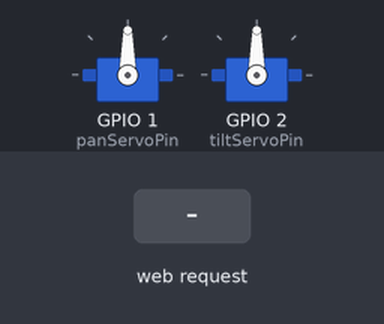
This program was run on a simulated ESP32-S3. Parts: 2 × servo. The test bench sets the inputs (shaded band). WiFi joins after 1.5 s; servers stay silent unless stated; storage starts empty; the camera gives no picture; what the program prints to the serial monitor is not drawn.

Above: at 3.0 s.
3.1 s: HTTP request GET /pan received
At 4.3 s:
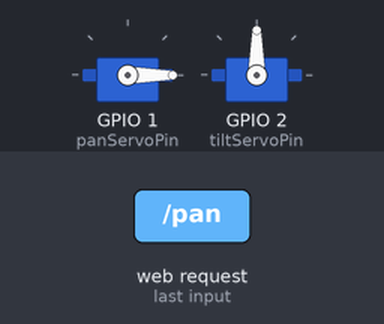
4.6 s: HTTP request GET /tilt received
At 5.6 s:
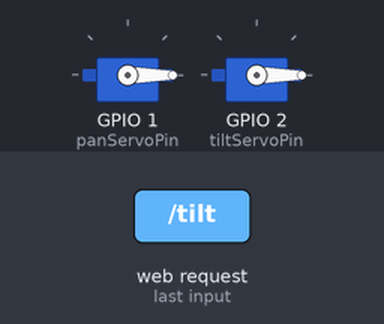
6.1 s: HTTP request GET /pan?angle=120 received
At 6.7 s:
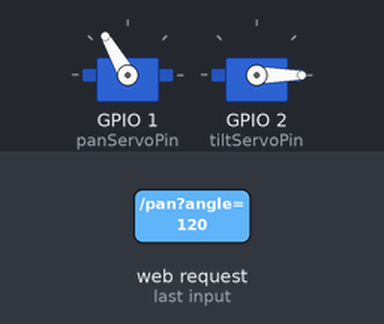
7.6 s: HTTP request GET /tilt?angle=120 received
At 8.8 s:
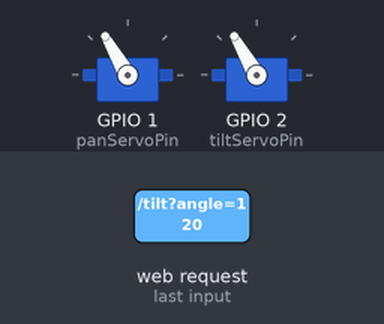
9.1 s: HTTP request GET /pan?angle=1 received
At 10.2 s:
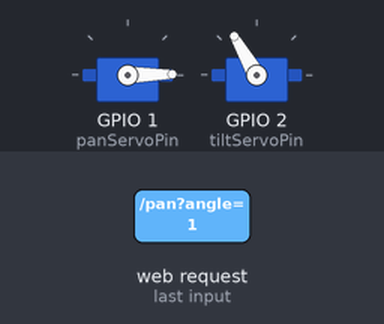
Timing chart, 0 to 11.6 s (numbered marks = the images above; inputs shaded):
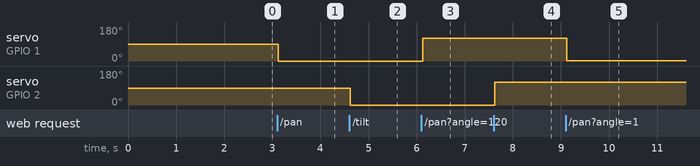

The program:

main.cpp
```cpp
#include <Arduino.h>
#include <LittleFS.h>
#include <WiFi.h>
#include <ESPAsyncWebServer.h>
#include <ESPmDNS.h>

#include <esp_camera.h>

#include <ESP32Servo.h>

#define PWDN -1
#define RESET -1
#define XCLK 15
#define SIOD 4
#define SIOC 5

//image data
#define Y9 16
#define Y8 17
#define Y7 18
#define Y6 12
#define Y5 10
#define Y4 8
#define Y3 9
#define Y2 11

//timing
#define VSYNC 6
#define HREF 7
#define PCLK 13


Servo panServo;
Servo tiltServo;

#define panServoPin 1
#define tiltServoPin 2

// Look into NETWIZARD
const char* ssid = "";
const char* password = "";
AsyncWebServer server(80);

camera_fb_t *streamFrame = nullptr;
size_t streamPosition = 0;
String streamHeader;
bool streamFrameEnd = false;

void setup() {

  Serial.begin(115200);


  //Camera set up
  if (psramFound()) {
    Serial.println("PSRAM found");
  }

  else {
    Serial.println("PSRAM NOT found");
  }

  camera_config_t config = {};

  config.ledc_channel = LEDC_CHANNEL_0;
  config.ledc_timer = LEDC_TIMER_0;

  config.pin_d0 = Y2;
  config.pin_d1 = Y3;
  config.pin_d2 = Y4;
  config.pin_d3 = Y5;
  config.pin_d4 = Y6;
  config.pin_d5 = Y7;
  config.pin_d6 = Y8;
  config.pin_d7 = Y9;

  config.pin_xclk = XCLK;
  config.pin_pclk = PCLK;
  config.pin_vsync = VSYNC;
  config.pin_href = HREF;

  config.pin_sccb_sda = SIOD;
  config.pin_sccb_scl = SIOC;

  config.pin_pwdn = PWDN;
  config.pin_reset = RESET;

  config.xclk_freq_hz = 20000000;
  config.pixel_format = PIXFORMAT_JPEG;
  config.frame_size = FRAMESIZE_VGA;
  config.jpeg_quality = 9;
  config.fb_count = 1;

  esp_err_t err = esp_camera_init(&config);

  if (err != ESP_OK){
    Serial.printf("Camera set up failed error 0x%x\n",err);
    return;
  }

  Serial.println("Camera set up");


  if(!LittleFS.begin()){
    Serial.println("Little FS mount failed");
    return;
  }

  Serial.println("Little FS mount worked");

  WiFi.begin(ssid,password);
  Serial.println("Connecting to Wifi");

  while(WiFi.status() != WL_CONNECTED){
    delay(500);
    Serial.print(".");
  }

  Serial.println("WiFi connected");

  if(MDNS.begin("esp32cam")){
    Serial.println("Open http://esp32cam.local");
  }

  server.on("/", HTTP_GET, [](AsyncWebServerRequest *request){

    request->send(LittleFS, "/index.html", "text/html");
  });

  server.on("/script.js", HTTP_GET, [](AsyncWebServerRequest *request){

    request->send(LittleFS, "/script.js", "text/javascript");
  });

  server.on("/style.css", HTTP_GET, [](AsyncWebServerRequest *request){

    request->send(LittleFS, "/style.css", "text/css");

  });

  server.on("/pan", HTTP_GET, [](AsyncWebServerRequest *request){

    String value = request->arg("angle");

    int panAngle = value.toInt();
    Serial.print("Pan angle is: " );
    Serial.println(panAngle);

    panServo.write(panAngle);

    request->send(200,"text/plain","Pan angle is: "+value);
  });

  server.on("/tilt", HTTP_GET, [](AsyncWebServerRequest *request){

    String value = request->arg("angle");

    int tiltAngle = value.toInt();
    Serial.print("Tilt angle is: " );
    Serial.println(tiltAngle);

    tiltServo.write(tiltAngle);

    request->send(200,"text/plain","Tilt angle is: "+value);
  });

  server.on("/capture", HTTP_GET, [](AsyncWebServerRequest *request){

    camera_fb_t *fb = esp_camera_fb_get();

    if( fb == NULL){
      request->send(500, "text/plain", "Camera capture failed");
      return;
    }

    AsyncWebServerResponse *response = request->beginResponse(200, "image/jpeg", fb->buf, fb->len);
    request->send(response);
    esp_camera_fb_return(fb);

  });

  server.on("/stream", HTTP_GET, [](AsyncWebServerRequest *request){

    //Serial.println("HANDLER CALLED");

    AsyncWebServerResponse *response = request->beginChunkedResponse(
      "multipart/x-mixed-replace; boundary=frame",
      [](uint8_t *buffer, size_t maxLen, size_t index) -> size_t {

        if(streamFrameEnd){

          if(maxLen < 2){
            return 0;
          }

          buffer[0] = '\r';
          buffer[1] = '\n';

          esp_camera_fb_return(streamFrame);
          streamFrame = nullptr;

          streamPosition = 0;
          streamHeader = "";
          streamFrameEnd = false;

          return 2;
        }

        // get new frame when needed
        if(streamFrame == nullptr){

          streamFrame = esp_camera_fb_get();


          if(streamFrame == nullptr){

            //Serial.println("Frame capture failed");
            return 0;
          }

          streamPosition = 0;

          streamHeader =
          "--frame\r\n"
          "Content-type: image/jpeg\r\n"
          "Content-length: " + String(streamFrame->len) + "\r\n\r\n";
          //Serial.println("Frame capture worked");
        }

        size_t bytesToSend = 0;

        // check if we sent all the header yet or stil have to
        if(streamPosition < streamHeader.length()){

          size_t headerRemaining = streamHeader.length() - streamPosition;
          //cant send anymore at a time
          bytesToSend = min(headerRemaining, maxLen);
          // send total in max parts possible
          memcpy(buffer, streamHeader.c_str() + streamPosition, bytesToSend);
          streamPosition += bytesToSend;

        }

        // header sent now jpeg
        else{

          size_t jpegPosition = streamPosition - streamHeader.length();
          size_t jpegRemaining = streamFrame->len - jpegPosition;

          bytesToSend = min(jpegRemaining, maxLen);

          memcpy(buffer, streamFrame->buf + jpegPosition, bytesToSend);
          streamPosition += bytesToSend;

          if(jpegPosition + bytesToSend >= streamFrame->len){

            streamFrameEnd = true;
          }
        }

        return bytesToSend;
      });

      request->send(response);
});

  server.begin();

  panServo.attach(panServoPin);
  tiltServo.attach(tiltServoPin);
  panServo.write(90);
  tiltServo.write(90);

}


void loop() {
}
```

Measured:
- after the input at 3.1 s, servo on GPIO 1 (panServoPin): 90° → 0° at once
- after the input at 4.6 s, servo on GPIO 2 (tiltServoPin): 90° → 0° at once
- after the input at 6.1 s, servo on GPIO 1 (panServoPin): 0° → 120° at once
- after the input at 7.6 s, servo on GPIO 2 (tiltServoPin): 0° → 120° at once
- after the input at 9.1 s, servo on GPIO 1 (panServoPin): 120° → 1° at once
